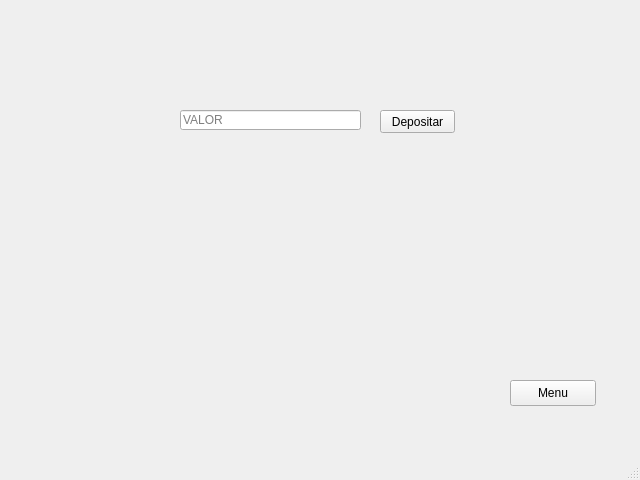
<?xml version="1.0" encoding="UTF-8"?>
<ui version="4.0">
 <class>MainWindow</class>
 <widget class="QMainWindow" name="MainWindow">
  <property name="geometry">
   <rect>
    <x>0</x>
    <y>0</y>
    <width>640</width>
    <height>480</height>
   </rect>
  </property>
  <property name="windowTitle">
   <string>MainWindow</string>
  </property>
  <widget class="QWidget" name="centralwidget">
   <widget class="QLineEdit" name="edit_valor">
    <property name="geometry">
     <rect>
      <x>180</x>
      <y>110</y>
      <width>181</width>
      <height>20</height>
     </rect>
    </property>
    <property name="text">
     <string/>
    </property>
    <property name="readOnly">
     <bool>false</bool>
    </property>
    <property name="placeholderText">
     <string>VALOR</string>
    </property>
    <property name="clearButtonEnabled">
     <bool>true</bool>
    </property>
   </widget>
   <widget class="QPushButton" name="botao_depositar">
    <property name="geometry">
     <rect>
      <x>380</x>
      <y>110</y>
      <width>75</width>
      <height>23</height>
     </rect>
    </property>
    <property name="text">
     <string>Depositar</string>
    </property>
   </widget>
   <widget class="QPushButton" name="botao_menu">
    <property name="geometry">
     <rect>
      <x>510</x>
      <y>380</y>
      <width>86</width>
      <height>26</height>
     </rect>
    </property>
    <property name="text">
     <string>Menu</string>
    </property>
   </widget>
  </widget>
  <widget class="QStatusBar" name="statusbar"/>
 </widget>
 <resources/>
 <connections/>
</ui>
